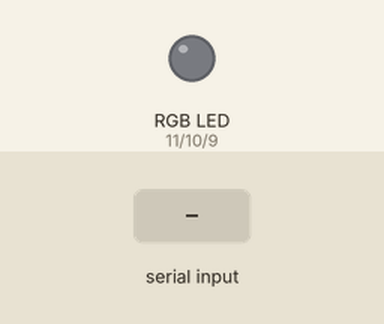
Recording of a sketch running on a simulated Arduino Uno, built with avr-gcc and run on an emulated ATmega328P. On the bench: an RGB LED mixed from three pins (HIGH = lit). The inputs (shaded band) are chosen by the test bench.

Above: at 1.2 s.
1.3 s: "1" received over Serial
At 2.6 s:
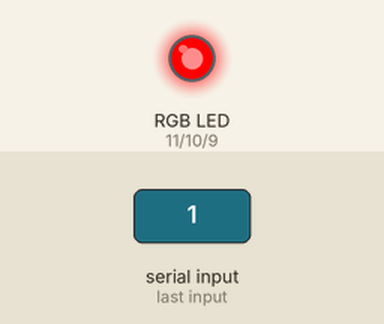
3.8 s: "2" received over Serial
At 5.7 s:
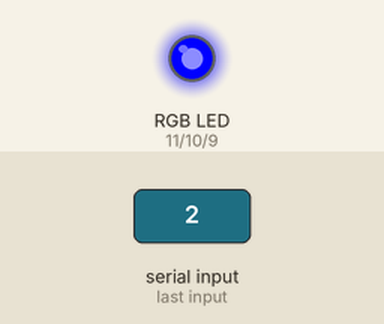
6.3 s: "3" received over Serial
At 7.6 s:
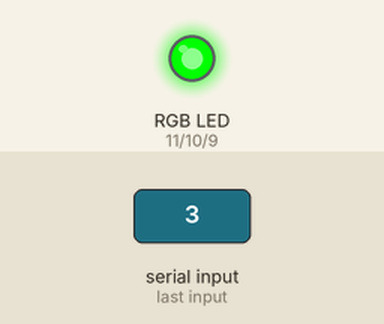
8.8 s: "0" received over Serial
At 10.7 s:
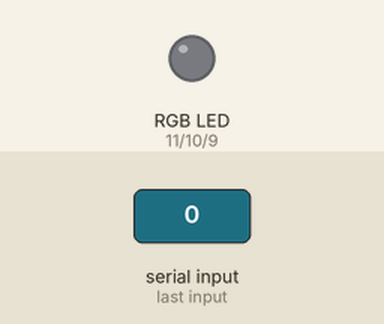
Timing chart, 0 to 12.2 s (numbered marks = the images above; inputs shaded):
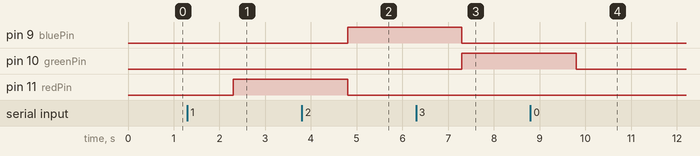

Measured:
- after the input at 1.3 s, pin 11 (redPin): LOW → HIGH after 1.0 s
- after the input at 3.8 s, pin 9 (bluePin): LOW → HIGH after 1.0 s; pin 11 (redPin): HIGH → LOW after 1.0 s
- after the input at 6.3 s, pin 9 (bluePin): HIGH → LOW after 1.0 s; pin 10 (greenPin): LOW → HIGH after 1.0 s
- after the input at 8.8 s, pin 10 (greenPin): HIGH → LOW after 1.0 s

The sketch:

led_matlab.ino
```cpp
/*
Adafruit Arduino - Lesson 3. RGB LED
*/

int redPin = 11;
int greenPin = 10;
int bluePin = 9;
String answer;
unsigned long previousMillis = 0;
char flag;
int ledstate = 0;

//uncomment this line if using a Common Anode LED
//#define COMMON_ANODE

void setup()
{
  pinMode(redPin, OUTPUT);
  pinMode(greenPin, OUTPUT);
  pinMode(bluePin, OUTPUT);
  Serial.begin(9600);
}

void loop()
{

  if(Serial.available()>0)   //if there is data to read
  {
    answer = Serial.readString();
    if(answer.charAt(0) == '1'){       //enter 1 having red light
      flag = '1';
      light(flag);
      ledstate = 1;
    }
    if(answer.charAt(0) == '2'){      //enter 2 having blue light
      flag = '2';
      light(flag);
      ledstate = 1;
    }
    if(answer.charAt(0) == '3'){      //enter 3 having green light
      flag = '3';
      light(flag);
      ledstate = 1;
    }
    if(answer.charAt(0) == '0'){      //enter 0 turning off the light
      off();
      ledstate = 0;
    }
    unsigned long currentMillis = millis();
    if(answer.charAt(2) == 'a'){
      if (currentMillis - previousMillis >= 1000000000000) {
    // save the last time you blinked the LED
    previousMillis = currentMillis;

    // if the LED is off turn it on and vice-versa:
    if (ledstate == 0) {
      ledstate = 1;
      light(flag);
    } else {
      ledstate = 0;
      off();
      }
     }
    }

    if(answer.charAt(2) == 'b'){
       if (currentMillis - previousMillis >= 1000/5) {
    // save the last time you blinked the LED
    previousMillis = currentMillis;

    // if the LED is off turn it on and vice-versa:
    if (ledstate == 0) {
      ledstate = 1;
      light(flag);
    } else {
      ledstate = 0;
      off();
      }
     }
    }

    if(answer.charAt(2) == 'c'){
       if (currentMillis - previousMillis >= 1000/10) {
    // save the last time you blinked the LED
    previousMillis = currentMillis;

    // if the LED is off turn it on and vice-versa:
    if (ledstate == 0) {
      ledstate = 1;
      light(flag);
    } else {
      ledstate = 0;
      off();
      }
     }
    }

    if(answer.charAt(2) == 'd'){
       if (currentMillis - previousMillis >= 1000/15) {
    // save the last time you blinked the LED
    previousMillis = currentMillis;

    // if the LED is off turn it on and vice-versa:
    if (ledstate == 0) {
      ledstate = 1;
      light(flag);
    } else {
      ledstate = 0;
      off();
      }
     }
    }

    if(answer.charAt(2) == 'e'){
       if (currentMillis - previousMillis >= 1000/20) {
    // save the last time you blinked the LED
    previousMillis = currentMillis;

    // if the LED is off turn it on and vice-versa:
    if (ledstate == 0) {
      ledstate = 1;
      light(flag);
    } else {
      ledstate = 0;
      off();
      }
     }
    }

  }

}


void light(char c)
{
  if(c == '1') setColor(255,0,0);
  if(c == '2') setColor(0,0,255);
  if(c == '3') setColor(0,255,0);
  if(c == '0') setColor(0,0,0);
}

void setColor(int red, int green, int blue)
{
  #ifdef COMMON_ANODE
//    red = 255 - red;
//    green = 255 - green;
//    blue = 255 - blue;
  #endif
  analogWrite(redPin, red);
  analogWrite(greenPin, green);
  analogWrite(bluePin, blue);
}

void off()
{
  #ifdef COMMON_ANODE
//    red = 255 - red;
//    green = 255 - green;
//    blue = 255 - blue;
  #endif
  analogWrite(redPin, 0);
  analogWrite(greenPin, 0);
  analogWrite(bluePin, 0);
}
```
